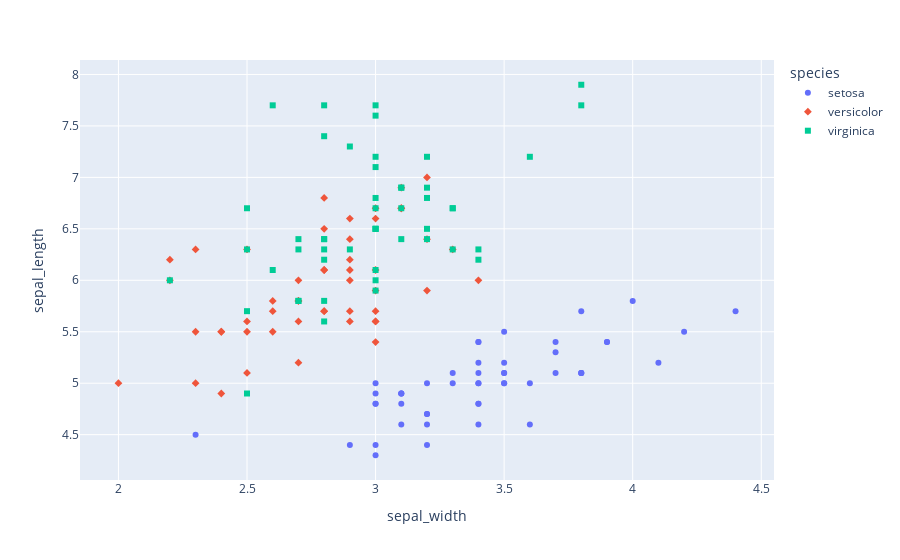

Notebook code for this chart:
### Code cell
fig = px.scatter(
    df, 
    x='sepal_width', 
    y='sepal_length', 
    color='species',
    symbol='species',
)
fig.show()

### Figure 1 — Plotly figure (JSON) as saved in the notebook; plotly's stock layout.template omitted (floating-point values rounded to 4 significant figures)
{"data": [{"hovertemplate": "species=setosa<br>sepal_width=%{x}<br>sepal_length=%{y}<extra></extra>", "legendgroup": "setosa", "marker": {"color": "#636efa", "symbol": "circle"}, "mode": "markers", "name": "setosa", "orientation": "v", "showlegend": true, "type": "scatter", "x": [3.5, 3, 3.2, 3.1, 3.6, 3.9, 3.4, 3.4, 2.9, 3.1, 3.7, 3.4, 3, 3, 4, 4.4, 3.9, 3.5, 3.8, 3.8, 3.4, 3.7, 3.6, 3.3, 3.4, 3, 3.4, 3.5, 3.4, 3.2, 3.1, 3.4, 4.1, 4.2, 3.1, 3.2, 3.5, 3.1, 3, 3.4, 3.5, 2.3, 3.2, 3.5, 3.8, 3, 3.8, 3.2, 3.7, 3.3], "xaxis": "x", "y": [5.1, 4.9, 4.7, 4.6, 5, 5.4, 4.6, 5, 4.4, 4.9, 5.4, 4.8, 4.8, 4.3, 5.8, 5.7, 5.4, 5.1, 5.7, 5.1, 5.4, 5.1, 4.6, 5.1, 4.8, 5, 5, 5.2, 5.2, 4.7, 4.8, 5.4, 5.2, 5.5, 4.9, 5, 5.5, 4.9, 4.4, 5.1, 5, 4.5, 4.4, 5, 5.1, 4.8, 5.1, 4.6, 5.3, 5], "yaxis": "y"}, {"hovertemplate": "species=versicolor<br>sepal_width=%{x}<br>sepal_length=%{y}<extra></extra>", "legendgroup": "versicolor", "marker": {"color": "#EF553B", "symbol": "diamond"}, "mode": "markers", "name": "versicolor", "orientation": "v", "showlegend": true, "type": "scatter", "x": [3.2, 3.2, 3.1, 2.3, 2.8, 2.8, 3.3, 2.4, 2.9, 2.7, 2, 3, 2.2, 2.9, 2.9, 3.1, 3, 2.7, 2.2, 2.5, 3.2, 2.8, 2.5, 2.8, 2.9, 3, 2.8, 3, 2.9, 2.6, 2.4, 2.4, 2.7, 2.7, 3, 3.4, 3.1, 2.3, 3, 2.5, 2.6, 3, 2.6, 2.3, 2.7, 3, 2.9, 2.9, 2.5, 2.8], "xaxis": "x", "y": [7, 6.4, 6.9, 5.5, 6.5, 5.7, 6.3, 4.9, 6.6, 5.2, 5, 5.9, 6, 6.1, 5.6, 6.7, 5.6, 5.8, 6.2, 5.6, 5.9, 6.1, 6.3, 6.1, 6.4, 6.6, 6.8, 6.7, 6, 5.7, 5.5, 5.5, 5.8, 6, 5.4, 6, 6.7, 6.3, 5.6, 5.5, 5.5, 6.1, 5.8, 5, 5.6, 5.7, 5.7, 6.2, 5.1, 5.7], "yaxis": "y"}, {"hovertemplate": "species=virginica<br>sepal_width=%{x}<br>sepal_length=%{y}<extra></extra>", "legendgroup": "virginica", "marker": {"color": "#00cc96", "symbol": "square"}, "mode": "markers", "name": "virginica", "orientation": "v", "showlegend": true, "type": "scatter", "x": [3.3, 2.7, 3, 2.9, 3, 3, 2.5, 2.9, 2.5, 3.6, 3.2, 2.7, 3, 2.5, 2.8, 3.2, 3, 3.8, 2.6, 2.2, 3.2, 2.8, 2.8, 2.7, 3.3, 3.2, 2.8, 3, 2.8, 3, 2.8, 3.8, 2.8, 2.8, 2.6, 3, 3.4, 3.1, 3, 3.1, 3.1, 3.1, 2.7, 3.2, 3.3, 3, 2.5, 3, 3.4, 3], "xaxis": "x", "y": [6.3, 5.8, 7.1, 6.3, 6.5, 7.6, 4.9, 7.3, 6.7, 7.2, 6.5, 6.4, 6.8, 5.7, 5.8, 6.4, 6.5, 7.7, 7.7, 6, 6.9, 5.6, 7.7, 6.3, 6.7, 7.2, 6.2, 6.1, 6.4, 7.2, 7.4, 7.9, 6.4, 6.3, 6.1, 7.7, 6.3, 6.4, 6, 6.9, 6.7, 6.9, 5.8, 6.8, 6.7, 6.7, 6.3, 6.5, 6.2, 5.9], "yaxis": "y"}], "layout": {"legend": {"title": {"text": "species"}, "tracegroupgap": 0}, "margin": {"t": 60}, "xaxis": {"anchor": "y", "domain": [0, 1], "title": {"text": "sepal_width"}}, "yaxis": {"anchor": "x", "domain": [0, 1], "title": {"text": "sepal_length"}}}}
